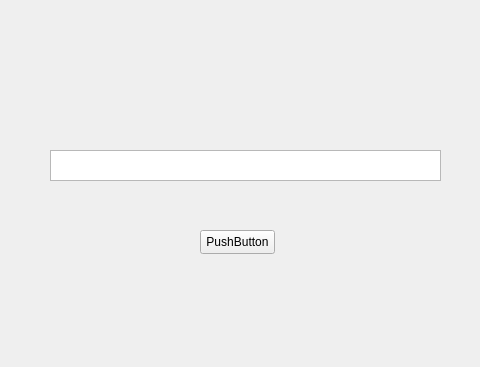
<?xml version="1.0" encoding="UTF-8"?>
<ui version="4.0">
 <class>Form</class>
 <widget class="QWidget" name="Form">
  <property name="geometry">
   <rect>
    <x>0</x>
    <y>0</y>
    <width>480</width>
    <height>367</height>
   </rect>
  </property>
  <property name="windowTitle">
   <string>Form</string>
  </property>
  <widget class="QPushButton" name="pushButton">
   <property name="geometry">
    <rect>
     <x>200</x>
     <y>230</y>
     <width>75</width>
     <height>24</height>
    </rect>
   </property>
   <property name="text">
    <string>PushButton</string>
   </property>
  </widget>
  <widget class="QTextEdit" name="textEdit">
   <property name="geometry">
    <rect>
     <x>50</x>
     <y>150</y>
     <width>391</width>
     <height>31</height>
    </rect>
   </property>
  </widget>
 </widget>
 <resources/>
 <connections/>
</ui>
